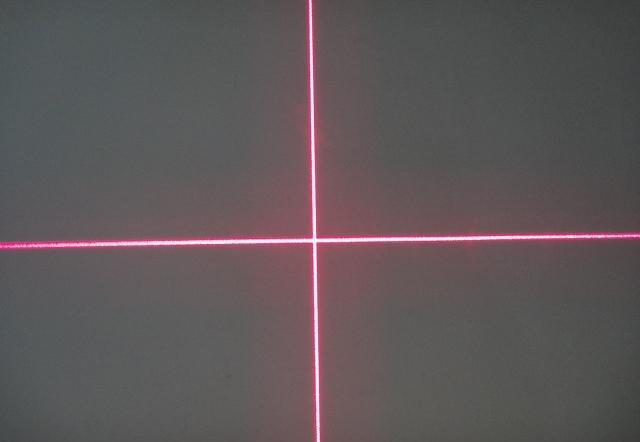
#> input picture Photo/9.jpg, 640 x 442 px
$ python picture9.py
#> lines starting #> are read from the running program, lines starting #| are printed output that depends on the picture; after the words box and inside, x2 and y2 are one past the last pixel; in counts of white or black regions, pixels touching at a corner belong together
import cv2.cv2 as cv
import numpy as np
import matplotlib.pylab as plt
from scipy import signal

'''

    图片8
    添加滤波以制左下角的噪声

'''


def hough2les(rho, theta, w):
    a = np.cos(theta)
    b = np.sin(theta)
    x0 = a * rho
    y0 = b * rho
    x1 = int(x0 + w * (-b))
    y1 = int(y0 + w * a)
    x2 = int(x0 - w * (-b))
    y2 = int(y0 - w * a)

    k = float(y2 - y1) / float(x2 - x1)
    b = (-1) * x1 * k + y1
    return k, b


src = cv.imread('./Photo/9.jpg', cv.IMREAD_COLOR)
#> src is the input picture: shape (442, 640, 3); mean B, G, R 88.7, 86.9, 95.1
high, width, channel = src.shape
#> high = 442; width = 640; channel = 3
hs_img = cv.cvtColor(src, cv.COLOR_RGB2GRAY)
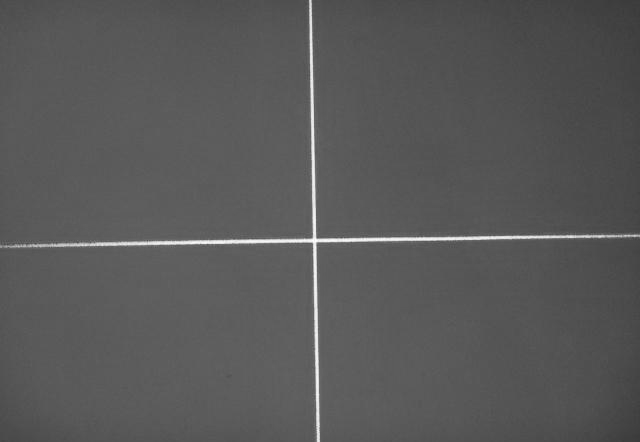
#> hs_img: shape (442, 640); min 58, max 254, mean 88.3
# cv.imshow('hs', hs_img)
# cv.waitKey(0)

Gaus_img = cv.GaussianBlur(hs_img, (5, 5), 1.5)
cv.imshow('gauss', hs_img)
cv.waitKey(0)

edge_g_img = cv.Canny(Gaus_img, 130, 140)
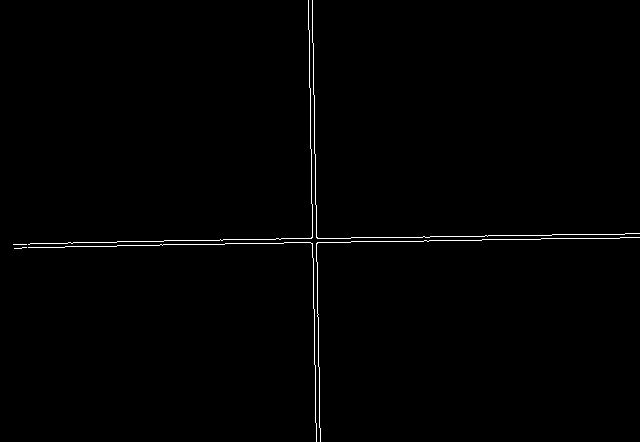
#> edge_g_img: shape (442, 640); 0.75% white in thin lines or dots
cv.imshow('edge_g_img', edge_g_img)
cv.waitKey(0)
edge_img = edge_g_img

# [14 lines of commented-out code are left out]
lines = cv.HoughLines(edge_img, 0.4, np.pi / 120, 100)
#> lines = [[238, 1.57], [241.2, 1.57], [314, 0], [239.2, 1.57], [240, 1.57], [315.2, 0], [242, 1.57], [248.4, 1.54], [312.8, 0], [243.2, 1.57], [237.2, 1.57]]
# print(lines)

show_img = np.zeros((high, width), np.uint8)

# result_line_array = []
for i in range(len(lines)):
    for rho, theta in lines[i]:
        a = np.cos(theta)
        b = np.sin(theta)
        x0 = a * rho
        y0 = b * rho
        x1 = int(x0 + width * (-b))
        y1 = int(y0 + width * a)
        x2 = int(x0 - width * (-b))
        y2 = int(y0 - width * a)

        cv.line(show_img, (x1, y1), (x2, y2), (255, 255, 255), 1)
        cv.line(src, (x1, y1), (x2, y2), (0, 255, 20), 1)
#> this loop made 11 passes
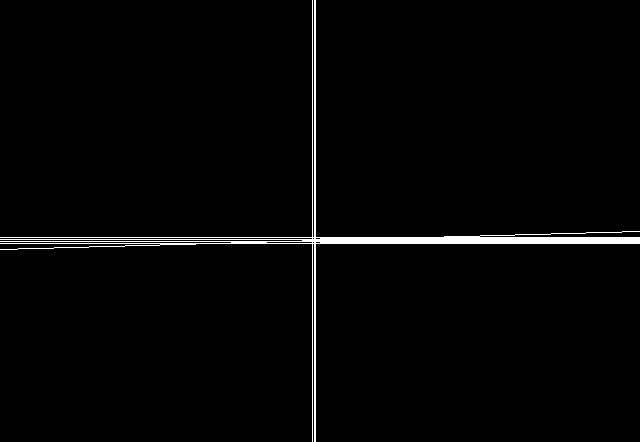
#> show_img: shape (442, 640); 1.9% white; 1 white region, box (x1, y1, x2, y2) and area: (0, 0, 640, 442) 5277
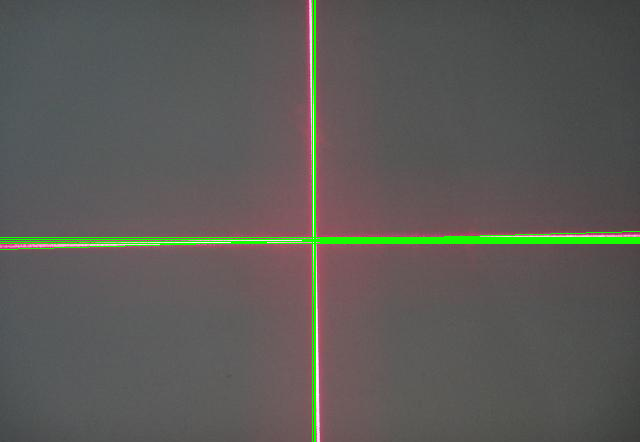
#> src: shape (442, 640, 3); 1.87% of pixels changed, all inside (x1, y1, x2, y2) = (0, 0, 640, 442)
cv.imshow('show_img', src)
cv.waitKey(0)
# exit()
# 角点检测
# 检测四个点，0.01是品质因数0.1-0.01之间， 10是两个点之间的最小距离
corners = cv.goodFeaturesToTrack(show_img, 4, 0.01, 1)
#> corners = [[317, 245], [310, 245], [317, 235], [310, 235]]
corners_array = np.int0(corners)
#> corners_array = [[317, 245], [310, 245], [317, 235], [310, 235]]

x_value = 0.0
y_value = 0.0
for i in corners:
    x, y = i.ravel()
    x_value += x
    y_value += y
#> this loop made 4 passes
#> (x, y, x_value, y_value) on passes 1 to 4: (317, 245, 317, 245), (310, 245, 627, 490), (317, 235, 944, 725), (310, 235, 1254, 960)
#> after the loop, x_value = 1254; y_value = 960
    # cv.circle(src, (int(x_value), int(y_value)), 3, 255, -1)

x_value /= len(corners)
#> x_value = 313.5
y_value /= len(corners)
#> y_value = 240
cv.circle(src, (int(x_value), int(y_value)), 3, 255, -1)
#> src: shape (442, 640, 3); 0.01% of pixels changed, all inside (x1, y1, x2, y2) = (310, 237, 317, 244)
print('交点:{}, {}\n'.format(x_value, y_value))
#| 交点:313.5, 240.0
cv.imshow('result', src)
cv.waitKey(0)

exit()
#> (the program exits here)

$ run again, with Photo/1.jpg copied over Photo/9.jpg
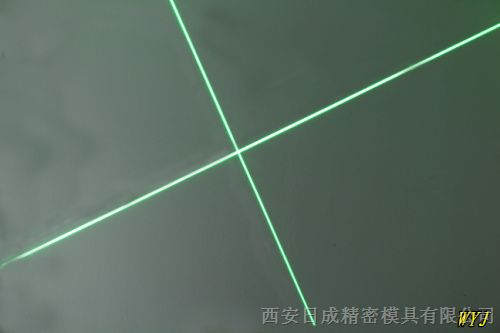
#> input picture Photo/1.jpg, 500 x 333 px
#> src is the input picture: shape (333, 500, 3); mean B, G, R 95.3, 106.5, 89.4
#> `edge_g_img = cv.Canny(Gaus_img, 130, 140)`:
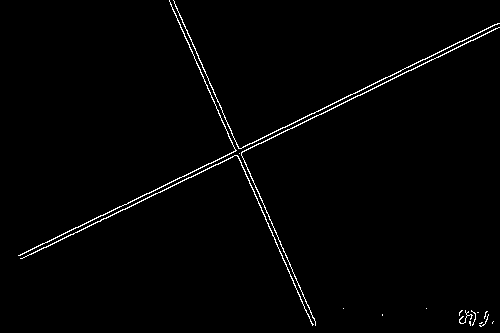
#> edge_g_img: shape (333, 500); 1.4% white in thin lines or dots
#> lines = [[-153.6, 2.72], [-157.6, 2.72]]
#> the loop `for i in range(len(lines)):` made 2 passes
#> after the loop `for i in range(len(lines)):`:
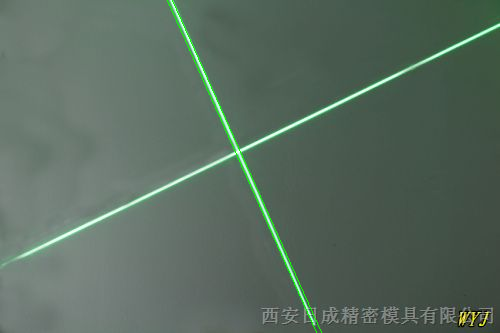
#> src: shape (333, 500, 3); 0.4% of pixels changed, all inside (x1, y1, x2, y2) = (167, 0, 322, 333)
#> corners = [[321, 331], [316, 331], [317, 324], [312, 324]]
#> the loop `for i in corners:` made 4 passes
#> (x, y, x_value, y_value) on passes 1 to 4: (321, 331, 321, 331), (316, 331, 637, 662), (317, 324, 954, 986), (312, 324, 1266, 1310)
#> after the loop `for i in corners:`: x_value = 1266; y_value = 1310
#> `x_value /= len(corners)`: x_value = 316.5
#> `y_value /= len(corners)`: y_value = 327.5
#| 交点:316.5, 327.5

$ run again, with Photo/10.jpg copied over Photo/9.jpg
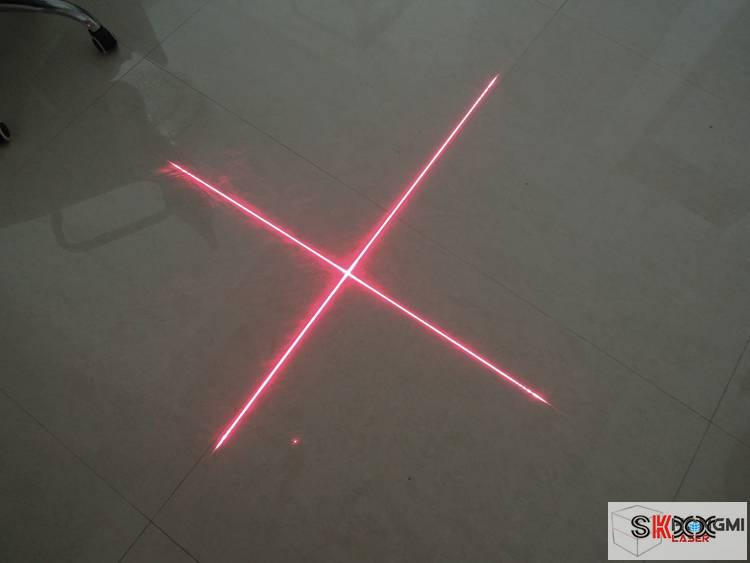
#> input picture Photo/10.jpg, 750 x 563 px
#> src is the input picture: shape (563, 750, 3); mean B, G, R 82.7, 88, 94.7
#> `edge_g_img = cv.Canny(Gaus_img, 130, 140)`:
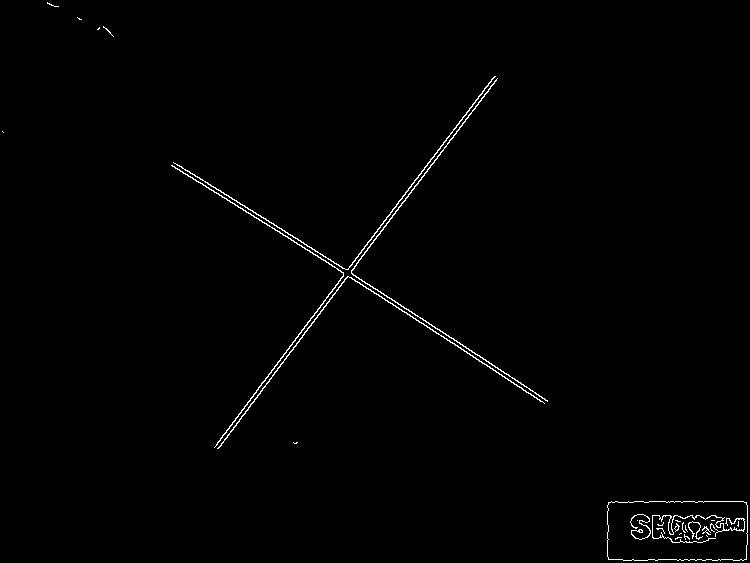
#> edge_g_img: shape (563, 750); 0.86% white in thin lines or dots
#> lines = [[41.6, 2.15], [38, 2.15], [442, 0.654]]
#> the loop `for i in range(len(lines)):` made 3 passes
#> after the loop `for i in range(len(lines)):`:
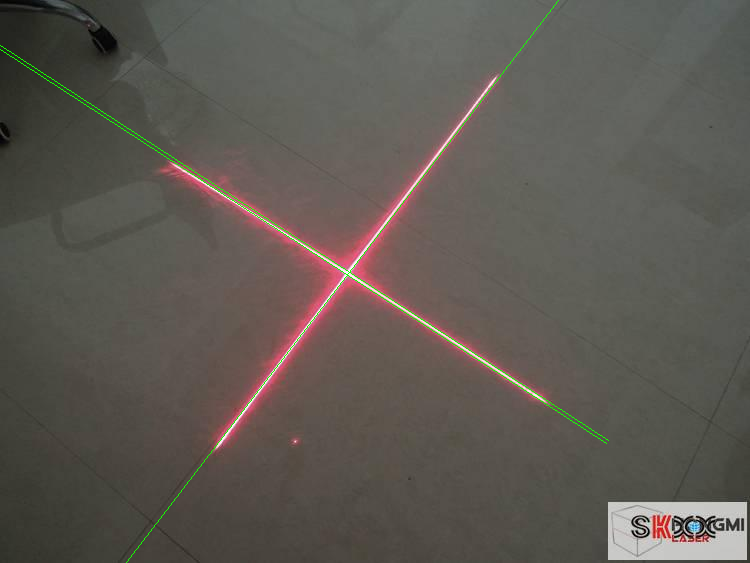
#> src: shape (563, 750, 3); 0.42% of pixels changed, all inside (x1, y1, x2, y2) = (0, 0, 609, 563)
#> corners = [[350, 272], [346, 275], [348, 274], [348, 271]]
#> the loop `for i in corners:` made 4 passes
#> (x, y, x_value, y_value) on passes 1 to 4: (350, 272, 350, 272), (346, 275, 696, 547), (348, 274, 1044, 821), (348, 271, 1392, 1092)
#> after the loop `for i in corners:`: x_value = 1392; y_value = 1092
#> `x_value /= len(corners)`: x_value = 348
#> `y_value /= len(corners)`: y_value = 273
#| 交点:348.0, 273.0
